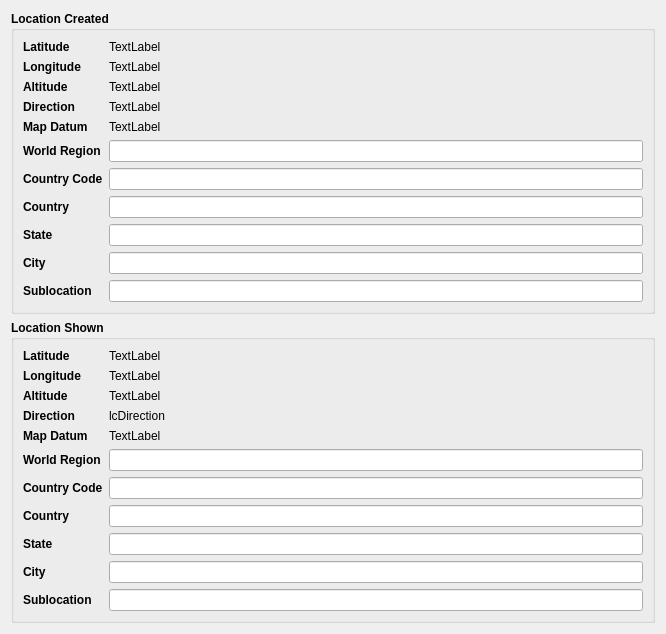
<?xml version="1.0" encoding="UTF-8"?>
<ui version="4.0">
 <class>MetadataLocation</class>
 <widget class="QWidget" name="MetadataLocation">
  <property name="geometry">
   <rect>
    <x>0</x>
    <y>0</y>
    <width>666</width>
    <height>552</height>
   </rect>
  </property>
  <property name="windowTitle">
   <string>Form</string>
  </property>
  <layout class="QVBoxLayout" name="verticalLayout">
   <item>
    <widget class="QGroupBox" name="locationCreatedGroupBox">
     <property name="font">
      <font>
       <weight>75</weight>
       <bold>true</bold>
      </font>
     </property>
     <property name="title">
      <string>Location Created</string>
     </property>
     <layout class="QVBoxLayout" name="verticalLayout_4">
      <item>
       <layout class="QFormLayout" name="formLayout_2">
        <item row="0" column="0">
         <widget class="QLabel" name="label_24">
          <property name="font">
           <font>
            <weight>75</weight>
            <bold>true</bold>
           </font>
          </property>
          <property name="text">
           <string>Latitude</string>
          </property>
         </widget>
        </item>
        <item row="0" column="1">
         <widget class="QLabel" name="lcLatitude">
          <property name="font">
           <font>
            <weight>50</weight>
            <bold>false</bold>
           </font>
          </property>
          <property name="text">
           <string>TextLabel</string>
          </property>
         </widget>
        </item>
        <item row="1" column="0">
         <widget class="QLabel" name="label_26">
          <property name="font">
           <font>
            <weight>75</weight>
            <bold>true</bold>
           </font>
          </property>
          <property name="text">
           <string>Longitude</string>
          </property>
         </widget>
        </item>
        <item row="1" column="1">
         <widget class="QLabel" name="lcLongitude">
          <property name="font">
           <font>
            <weight>50</weight>
            <bold>false</bold>
           </font>
          </property>
          <property name="text">
           <string>TextLabel</string>
          </property>
         </widget>
        </item>
        <item row="2" column="0">
         <widget class="QLabel" name="label_28">
          <property name="font">
           <font>
            <weight>75</weight>
            <bold>true</bold>
           </font>
          </property>
          <property name="text">
           <string>Altitude</string>
          </property>
         </widget>
        </item>
        <item row="3" column="0">
         <widget class="QLabel" name="label_29">
          <property name="font">
           <font>
            <weight>75</weight>
            <bold>true</bold>
           </font>
          </property>
          <property name="text">
           <string>Direction</string>
          </property>
         </widget>
        </item>
        <item row="4" column="0">
         <widget class="QLabel" name="label_30">
          <property name="font">
           <font>
            <weight>75</weight>
            <bold>true</bold>
           </font>
          </property>
          <property name="text">
           <string>Map Datum</string>
          </property>
         </widget>
        </item>
        <item row="5" column="0">
         <widget class="QLabel" name="label_31">
          <property name="font">
           <font>
            <weight>75</weight>
            <bold>true</bold>
           </font>
          </property>
          <property name="text">
           <string>World Region</string>
          </property>
         </widget>
        </item>
        <item row="6" column="0">
         <widget class="QLabel" name="label_32">
          <property name="font">
           <font>
            <weight>75</weight>
            <bold>true</bold>
           </font>
          </property>
          <property name="text">
           <string>Country Code</string>
          </property>
         </widget>
        </item>
        <item row="7" column="0">
         <widget class="QLabel" name="label_33">
          <property name="font">
           <font>
            <weight>75</weight>
            <bold>true</bold>
           </font>
          </property>
          <property name="text">
           <string>Country</string>
          </property>
         </widget>
        </item>
        <item row="8" column="0">
         <widget class="QLabel" name="label_34">
          <property name="font">
           <font>
            <weight>75</weight>
            <bold>true</bold>
           </font>
          </property>
          <property name="text">
           <string>State</string>
          </property>
         </widget>
        </item>
        <item row="9" column="0">
         <widget class="QLabel" name="label_35">
          <property name="font">
           <font>
            <weight>75</weight>
            <bold>true</bold>
           </font>
          </property>
          <property name="text">
           <string>City</string>
          </property>
         </widget>
        </item>
        <item row="10" column="0">
         <widget class="QLabel" name="label_36">
          <property name="font">
           <font>
            <weight>75</weight>
            <bold>true</bold>
           </font>
          </property>
          <property name="text">
           <string>Sublocation</string>
          </property>
         </widget>
        </item>
        <item row="2" column="1">
         <widget class="QLabel" name="lcAltitude">
          <property name="font">
           <font>
            <weight>50</weight>
            <bold>false</bold>
           </font>
          </property>
          <property name="text">
           <string>TextLabel</string>
          </property>
         </widget>
        </item>
        <item row="3" column="1">
         <widget class="QLabel" name="lcDirection">
          <property name="font">
           <font>
            <weight>50</weight>
            <bold>false</bold>
           </font>
          </property>
          <property name="text">
           <string>TextLabel</string>
          </property>
         </widget>
        </item>
        <item row="4" column="1">
         <widget class="QLabel" name="lcMapDatum">
          <property name="font">
           <font>
            <weight>50</weight>
            <bold>false</bold>
           </font>
          </property>
          <property name="text">
           <string>TextLabel</string>
          </property>
         </widget>
        </item>
        <item row="10" column="1">
         <widget class="QLineEdit" name="lcSublocation"/>
        </item>
        <item row="9" column="1">
         <widget class="QLineEdit" name="lcCity"/>
        </item>
        <item row="8" column="1">
         <widget class="QLineEdit" name="lcProvinceState"/>
        </item>
        <item row="7" column="1">
         <widget class="QLineEdit" name="lcCountryName"/>
        </item>
        <item row="6" column="1">
         <widget class="QLineEdit" name="lcCountryCode"/>
        </item>
        <item row="5" column="1">
         <widget class="QLineEdit" name="lcWorldRegion"/>
        </item>
       </layout>
      </item>
     </layout>
    </widget>
   </item>
   <item>
    <widget class="QGroupBox" name="locationShowngroupBox">
     <property name="font">
      <font>
       <weight>75</weight>
       <bold>true</bold>
      </font>
     </property>
     <property name="title">
      <string>Location Shown</string>
     </property>
     <layout class="QVBoxLayout" name="verticalLayout_2">
      <item>
       <layout class="QFormLayout" name="formLayout">
        <item row="0" column="0">
         <widget class="QLabel" name="label">
          <property name="font">
           <font>
            <weight>75</weight>
            <bold>true</bold>
           </font>
          </property>
          <property name="text">
           <string>Latitude</string>
          </property>
         </widget>
        </item>
        <item row="0" column="1">
         <widget class="QLabel" name="lsLatitude">
          <property name="font">
           <font>
            <weight>50</weight>
            <bold>false</bold>
           </font>
          </property>
          <property name="text">
           <string>TextLabel</string>
          </property>
         </widget>
        </item>
        <item row="1" column="0">
         <widget class="QLabel" name="label_8">
          <property name="font">
           <font>
            <weight>75</weight>
            <bold>true</bold>
           </font>
          </property>
          <property name="text">
           <string>Longitude</string>
          </property>
         </widget>
        </item>
        <item row="1" column="1">
         <widget class="QLabel" name="lsLongitude">
          <property name="font">
           <font>
            <weight>50</weight>
            <bold>false</bold>
           </font>
          </property>
          <property name="text">
           <string>TextLabel</string>
          </property>
         </widget>
        </item>
        <item row="2" column="0">
         <widget class="QLabel" name="label_2">
          <property name="font">
           <font>
            <weight>75</weight>
            <bold>true</bold>
           </font>
          </property>
          <property name="text">
           <string>Altitude</string>
          </property>
         </widget>
        </item>
        <item row="3" column="0">
         <widget class="QLabel" name="label_3">
          <property name="font">
           <font>
            <weight>75</weight>
            <bold>true</bold>
           </font>
          </property>
          <property name="text">
           <string>Direction</string>
          </property>
         </widget>
        </item>
        <item row="4" column="0">
         <widget class="QLabel" name="label_4">
          <property name="font">
           <font>
            <weight>75</weight>
            <bold>true</bold>
           </font>
          </property>
          <property name="text">
           <string>Map Datum</string>
          </property>
         </widget>
        </item>
        <item row="5" column="0">
         <widget class="QLabel" name="label_5">
          <property name="font">
           <font>
            <weight>75</weight>
            <bold>true</bold>
           </font>
          </property>
          <property name="text">
           <string>World Region</string>
          </property>
         </widget>
        </item>
        <item row="6" column="0">
         <widget class="QLabel" name="label_6">
          <property name="font">
           <font>
            <weight>75</weight>
            <bold>true</bold>
           </font>
          </property>
          <property name="text">
           <string>Country Code</string>
          </property>
         </widget>
        </item>
        <item row="7" column="0">
         <widget class="QLabel" name="label_7">
          <property name="font">
           <font>
            <weight>75</weight>
            <bold>true</bold>
           </font>
          </property>
          <property name="text">
           <string>Country</string>
          </property>
         </widget>
        </item>
        <item row="8" column="0">
         <widget class="QLabel" name="label_9">
          <property name="font">
           <font>
            <weight>75</weight>
            <bold>true</bold>
           </font>
          </property>
          <property name="text">
           <string>State</string>
          </property>
         </widget>
        </item>
        <item row="9" column="0">
         <widget class="QLabel" name="label_10">
          <property name="font">
           <font>
            <weight>75</weight>
            <bold>true</bold>
           </font>
          </property>
          <property name="text">
           <string>City</string>
          </property>
         </widget>
        </item>
        <item row="10" column="0">
         <widget class="QLabel" name="label_11">
          <property name="font">
           <font>
            <weight>75</weight>
            <bold>true</bold>
           </font>
          </property>
          <property name="text">
           <string>Sublocation</string>
          </property>
         </widget>
        </item>
        <item row="2" column="1">
         <widget class="QLabel" name="lsAltitude">
          <property name="font">
           <font>
            <weight>50</weight>
            <bold>false</bold>
           </font>
          </property>
          <property name="text">
           <string>TextLabel</string>
          </property>
         </widget>
        </item>
        <item row="3" column="1">
         <widget class="QLabel" name="lsDirection">
          <property name="font">
           <font>
            <weight>50</weight>
            <bold>false</bold>
           </font>
          </property>
          <property name="text">
           <string>lcDirection</string>
          </property>
         </widget>
        </item>
        <item row="4" column="1">
         <widget class="QLabel" name="lsMapDatum">
          <property name="font">
           <font>
            <weight>50</weight>
            <bold>false</bold>
           </font>
          </property>
          <property name="text">
           <string>TextLabel</string>
          </property>
         </widget>
        </item>
        <item row="10" column="1">
         <widget class="QLineEdit" name="lsSublocation"/>
        </item>
        <item row="9" column="1">
         <widget class="QLineEdit" name="lsCity"/>
        </item>
        <item row="8" column="1">
         <widget class="QLineEdit" name="lsProvinceState"/>
        </item>
        <item row="7" column="1">
         <widget class="QLineEdit" name="lsCountryName"/>
        </item>
        <item row="6" column="1">
         <widget class="QLineEdit" name="lsCountryCode"/>
        </item>
        <item row="5" column="1">
         <widget class="QLineEdit" name="lsWorldRegion"/>
        </item>
       </layout>
      </item>
     </layout>
    </widget>
   </item>
  </layout>
 </widget>
 <resources/>
 <connections/>
</ui>
